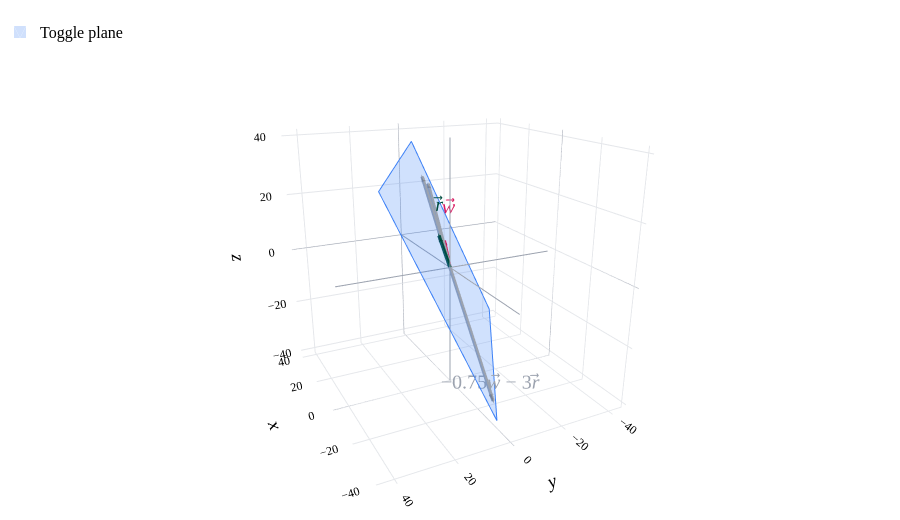

The notebook cell saved with this chart:
### Markdown cell above
### Example in 3D

Let's move to 3D. Consider the vectors:

$${\color{#d81b60}\vec w = \begin{bmatrix} 12 \\ -4 \\ 6 \end{bmatrix}}, \quad {\color{#004d40}\vec r = \begin{bmatrix} 7 \\ 1 \\ 10 \end{bmatrix}}$$

These are $d = 2$ vectors, as before, but now in $n = 3$ dimensions. What do some of their linear combinations look like?

### Code cell
from pathlib import Path
import sys
_notes_root = next(p for p in [Path.cwd(), *Path.cwd().parents] if (p / 'myst.yml').exists())
if str(_notes_root) not in sys.path:
    sys.path.insert(0, str(_notes_root))
from plane_style import (BLUE, ORANGE, PINK, GRAY, plane_figure, add_plane,
                         vector3, vector_label, line3, label3,
                         style_surface_planes, projection_figure)
import numpy as np
import plotly.graph_objects as go

w = np.array([12,-4,6])
r = np.array([7,1,10])
fig = plane_figure(bounds=(-42,42), camera=dict(x=-2,y=1,z=0.8))
add_plane(fig, np.cross(w,r), name='Toggle plane')
vector3(fig,w,vector_label('w'),PINK,offset=(2,-3,1))
vector3(fig,r,vector_label('r'),'#004d40',offset=(-4,2,2))
for end in [w+2*r,2*w+r]:
    vector3(fig,end,'',GRAY)
vector3(fig,-0.75*w-3*r,'−0.75'+vector_label('w')+' − 3'+vector_label('r'),GRAY,offset=(2,0,-3))
fig.update_layout(showlegend=True, legend=dict(x=0,y=1))
fig.show(renderer='plotly_mimetype')

### Figure 1 — Plotly figure (JSON) as saved in the notebook; plotly's stock layout.template omitted (floating-point values rounded to 4 significant figures)
{"data": [{"hoverinfo": "skip", "line": {"color": "#9ca3af", "dash": "solid", "width": 2}, "mode": "lines", "showlegend": false, "type": "scatter3d", "x": [-42.0, 42.0], "y": [-0.0, 0.0], "z": [-0.0, 0.0]}, {"hoverinfo": "skip", "line": {"color": "#9ca3af", "dash": "solid", "width": 2}, "mode": "lines", "showlegend": false, "type": "scatter3d", "x": [-0.0, 0.0], "y": [-42.0, 42.0], "z": [-0.0, 0.0]}, {"hoverinfo": "skip", "line": {"color": "#9ca3af", "dash": "solid", "width": 2}, "mode": "lines", "showlegend": false, "type": "scatter3d", "x": [-0.0, 0.0], "y": [-0.0, 0.0], "z": [-42.0, 42.0]}, {"color": "#3d81f6", "flatshading": true, "hoverinfo": "skip", "i": [0, 0], "j": [1, 2], "k": [2, 3], "legendgroup": "plane-3", "lighting": {"ambient": 1, "diffuse": 0, "specular": 0}, "name": "Toggle plane", "opacity": 0.24, "showlegend": true, "type": "mesh3d", "x": [-36.12, 36.12, 36.12, -36.12], "y": [2.778, -39.82, -2.778, 39.82], "z": [-36.12, -36.12, 36.12, 36.12]}, {"hoverinfo": "skip", "legendgroup": "plane-3", "line": {"color": "#3d81f6", "width": 2}, "mode": "lines", "showlegend": false, "type": "scatter3d", "x": [-36.12, 36.12, 36.12, -36.12, -36.12], "y": [2.778, -39.82, -2.778, 39.82, 2.778], "z": [-36.12, -36.12, 36.12, 36.12, -36.12]}, {"hoverinfo": "skip", "line": {"color": "#d81a60", "dash": "solid", "width": 7}, "mode": "lines", "showlegend": false, "type": "scatter3d", "x": [0.0, 11.24], "y": [0.0, -3.748], "z": [0.0, 5.622]}, {"anchor": "tip", "colorscale": [[0, "#d81a60"], [1, "#d81a60"]], "hoverinfo": "skip", "showscale": false, "sizemode": "absolute", "sizeref": 2.94, "type": "cone", "u": [0.8571], "v": [-0.2857], "w": [0.4286], "x": [12.0], "y": [-4.0], "z": [6.0]}, {"hoverinfo": "skip", "mode": "text", "showlegend": false, "text": ["<i>w</i>⃗"], "textfont": {"color": "#d81a60", "family": "Palatino Linotype, Palatino, serif", "size": 20}, "type": "scatter3d", "x": [14.0], "y": [-7.0], "z": [7.0]}, {"hoverinfo": "skip", "line": {"color": "#004d40", "dash": "solid", "width": 7}, "mode": "lines", "showlegend": false, "type": "scatter3d", "x": [0.0, 6.496], "y": [0.0, 0.928], "z": [0.0, 9.28]}, {"anchor": "tip", "colorscale": [[0, "#004d40"], [1, "#004d40"]], "hoverinfo": "skip", "showscale": false, "sizemode": "absolute", "sizeref": 2.94, "type": "cone", "u": [0.5715], "v": [0.08165], "w": [0.8165], "x": [7.0], "y": [1.0], "z": [10.0]}, {"hoverinfo": "skip", "mode": "text", "showlegend": false, "text": ["<i>r</i>⃗"], "textfont": {"color": "#004d40", "family": "Palatino Linotype, Palatino, serif", "size": 20}, "type": "scatter3d", "x": [3.0], "y": [3.0], "z": [12.0]}, {"hoverinfo": "skip", "line": {"color": "#9ca3af", "dash": "solid", "width": 7}, "mode": "lines", "showlegend": false, "type": "scatter3d", "x": [0.0, 25.38], "y": [0.0, -1.952], "z": [0.0, 25.38]}, {"anchor": "tip", "colorscale": [[0, "#9ca3af"], [1, "#9ca3af"]], "hoverinfo": "skip", "showscale": false, "sizemode": "absolute", "sizeref": 2.94, "type": "cone", "u": [0.7061], "v": [-0.05431], "w": [0.7061], "x": [26.0], "y": [-2.0], "z": [26.0]}, {"hoverinfo": "skip", "line": {"color": "#9ca3af", "dash": "solid", "width": 7}, "mode": "lines", "showlegend": false, "type": "scatter3d", "x": [0.0, 30.29], "y": [0.0, -6.84], "z": [0.0, 21.5]}, {"anchor": "tip", "colorscale": [[0, "#9ca3af"], [1, "#9ca3af"]], "hoverinfo": "skip", "showscale": false, "sizemode": "absolute", "sizeref": 2.94, "type": "cone", "u": [0.802], "v": [-0.1811], "w": [0.5692], "x": [31.0], "y": [-7.0], "z": [22.0]}, {"hoverinfo": "skip", "line": {"color": "#9ca3af", "dash": "solid", "width": 7}, "mode": "lines", "showlegend": false, "type": "scatter3d", "x": [0.0, -29.42], "y": [0.0, 0.0], "z": [0.0, -33.83]}, {"anchor": "tip", "colorscale": [[0, "#9ca3af"], [1, "#9ca3af"]], "hoverinfo": "skip", "showscale": false, "sizemode": "absolute", "sizeref": 2.94, "type": "cone", "u": [-0.6562], "v": [0.0], "w": [-0.7546], "x": [-30.0], "y": [0.0], "z": [-34.5]}, {"hoverinfo": "skip", "mode": "text", "showlegend": false, "text": ["−0.75<i>w</i>⃗ − 3<i>r</i>⃗"], "textfont": {"color": "#9ca3af", "family": "Palatino Linotype, Palatino, serif", "size": 20}, "type": "scatter3d", "x": [-28.0], "y": [0.0], "z": [-37.5]}], "layout": {"autosize": true, "font": {"color": "black", "family": "Palatino Linotype, Palatino, serif", "size": 16}, "height": 520, "legend": {"x": 0, "y": 1}, "margin": {"b": 0, "l": 0, "r": 0, "t": 15}, "paper_bgcolor": "white", "plot_bgcolor": "white", "scene": {"aspectmode": "data", "bgcolor": "white", "camera": {"eye": {"x": -2, "y": 1, "z": 0.8}}, "xaxis": {"backgroundcolor": "white", "gridcolor": "#e5e7eb", "nticks": 7, "range": [-42, 42], "showbackground": true, "showspikes": false, "tickfont": {"size": 12}, "title": {"text": "<i>x</i>"}, "zerolinecolor": "#9ca3af"}, "yaxis": {"backgroundcolor": "white", "gridcolor": "#e5e7eb", "nticks": 7, "range": [-45.7, 45.7], "showbackground": true, "showspikes": false, "tickfont": {"size": 12}, "title": {"text": "<i>y</i>"}, "zerolinecolor": "#9ca3af"}, "zaxis": {"backgroundcolor": "white", "gridcolor": "#e5e7eb", "nticks": 7, "range": [-42, 42], "showbackground": true, "showspikes": false, "tickfont": {"size": 12}, "title": {"text": "<i>z</i>"}, "zerolinecolor": "#9ca3af"}}, "showlegend": true}}
